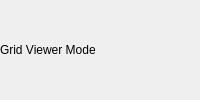
<?xml version="1.0" encoding="UTF-8"?>
<ui version="4.0">
  <class>WaypointPopup</class>
  <widget class="QWidget" name="MapWindow">
    <layout class="QVBoxLayout" name="verticalLayout">
      <property name="margin">
        <number>0</number>
      </property>
      <item>
        <widget class="QLabel" name="_toggle_label">
          <property name="text">
            <string>Grid Viewer Mode</string>
          </property>
        </widget>
      </item>
    </layout>
  </widget>
</ui>
